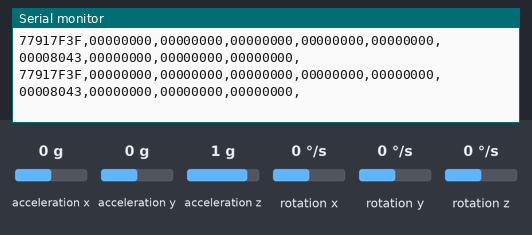
This sketch was run on a simulated Arduino Uno, built with avr-gcc and run on an emulated ATmega328P. Shown: the last lines printed to the serial monitor. Wiring (inferred from the names in the program): ADXL345 accelerometer at I2C address 0x53; ITG-3200 gyroscope at I2C address 0x68. The inputs (shaded band) are chosen by the test bench; at power-on: acceleration x 0 g, acceleration y 0 g, acceleration z 1 g, rotation x 0 °/s, rotation y 0 °/s, rotation z 0 °/s.

Above: at 3.0 s.
3.1 s: acceleration x set to -1.4 g
At 3.18 s:
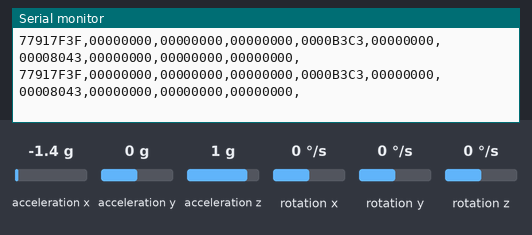
5.0 s: acceleration y set to -1.4 g
At 5.08 s:
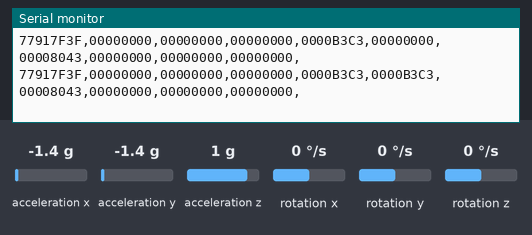
6.9 s: acceleration z set to -1.4 g
At 7.0 s:
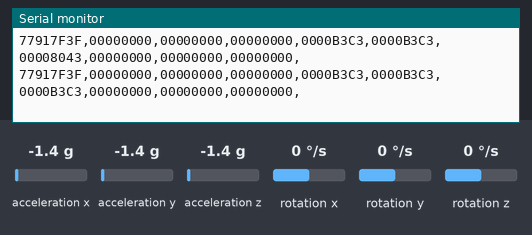
8.8 s: rotation x set to -192 °/s
At 8.91 s:
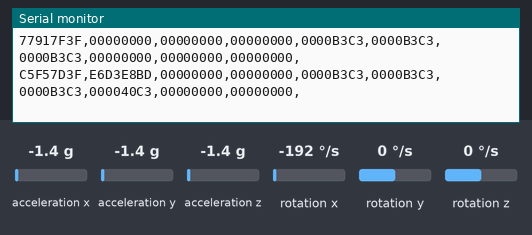
10.4 s: rotation y set to -192 °/s
At 10.42 s:
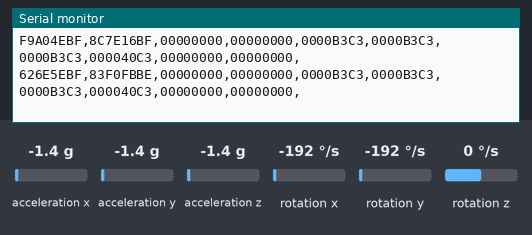
11.9 s: rotation z set to -192 °/s
At 11.92 s:
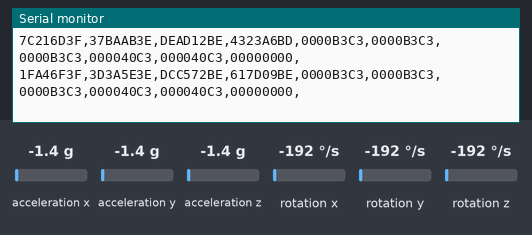

Measured:
- after the input at 3.1 s, the serial monitor: prints a new line at once (image 1)
- after the input at 5.0 s, the serial monitor: prints a new line at once (image 2)
- after the input at 6.9 s, the serial monitor: prints a new line at once (image 3)
- after the input at 8.8 s, the serial monitor: prints a new line after 0.05 s (image 4)

The sketch:

FreeSix.ino
```cpp
////////////////////////////////////////////////////////////
// Arduino firmware for use with FreeSixCube processing example
////////////////////////////////////////////////////////////

//Code downloaded from DFRduino
//Edited by Carlos Montalvo 12/20/2015

//In order to install the FreeSixIMU library you need to
//click Sketch>Import Library...>Add Library and Click the ZIP file to add
//Once it's added though you should just be able to compile this code no problem.

#include <FreeSixIMU.h> //header file for Sixdof IMU code
#include <FIMU_ADXL345.h> //this is the accelerometer
#include <FIMU_ITG3200.h> //this is the rate gyro

#define DEBUG
#ifdef DEBUG
#include "DebugUtils.h" //Simple debug flags programs
#endif

#include "CommunicationUtils.h" //Looks like commands to write serially
#include <Wire.h> //Built in Arduino read and write buffer code


float q[4]; //hold q values
float euler[3];
float val[9];
float outval[6];

// Set the FreeIMU object
FreeSixIMU my3IMU = FreeSixIMU(); //This class is defined in FreeSixIMU.h
//this FreeSixIMU class has acc and gyro classes in it.
//the constructor for this class initializes the acc and gyro and initializes
//all the variables it needs

void setup() {
  Serial.begin(115200); //REVIST - this needs to be the same as the processing code
  Wire.begin();
  //Normally this code is called from setup() at user code
  //but some people reported that joining I2C bus earlier
  //apparently solved problems with master/slave conditions.
  //Uncomment if needed (copied from line 35 of FIMU_ITG3200.cpp)

  delay(5); //pause for 5 milliseconds - again most likely tuned to make sure everything comes up
  //correctly
  my3IMU.init(); //init with no arguments runs the init routine without fast mode
  //I honestly don't think fastmode is important to learn but I might read it later
  //ok so in the init routine we turn on the gyro and the accelerometer and calibrate
  //the gyro by taking 128 measurements and averaging all the measurements
  //all the filter and bandwidth parameters seem to be internal circuitry that operates
  //without code.
  delay(5);

  //That's it for setup
}


void loop() {
  //Now we get the quaternions from the sensors
  //Ok I went through this code. The code really just takes the raw accel and gyro data
  //and integrates it using a DCM filter to get the quaternions
  //so an exercise would be to take the raw accel and gyro data and obtain the quaternions
  //using the method obtained here. That would be a fun project anyway.
  //Perhaps I could write my own routine where I output the raw accel and gyro
  //data to a text file and then they obtain the quaternions
  my3IMU.getQ(q);
  my3IMU.getValues(val);

  //Debugging
  for (int idx = 0;idx<6;idx++)
  {
    outval[idx] = val[idx];
  }

  //val[4] = 1;
  //val[5] = -1;
  //q[1] = 0;
  //q[2] = 0;
  //q[3] += 0.1;

  //Serial.print(millis());
  //Serial.print(" ");
  //for (int idx = 0;idx<4;idx++) {
  //   Serial.print(q[idx]);
  //   Serial.print(" ");
  //}

  //Convert to Euler
  //my3IMU.getEuler(euler);
  //for (int idx = 0;idx<3;idx++) {
  //  Serial.print(euler[idx]);
  //  Serial.print(" ");
  //}

  //Serial.println();

  //Ok then, you use the serialPrintFloatArr command from
  //CommunicationUtils to send the quaternions to Processing
  //or really just over serial
  serialPrintFloatArr(q, 4); // -- quaternions is 4 numbers a float is 4 bytes so 4*4 = 16 bytes right?
  //this command is actually pretty neat and takes care of all
  //the byte operators and pointers and stuff. It would have taken
  //me forever to get this to work
  serialPrintFloatArr(outval,6);
  Serial.println("\r\n"); //line break

  delay(60);
}
```
